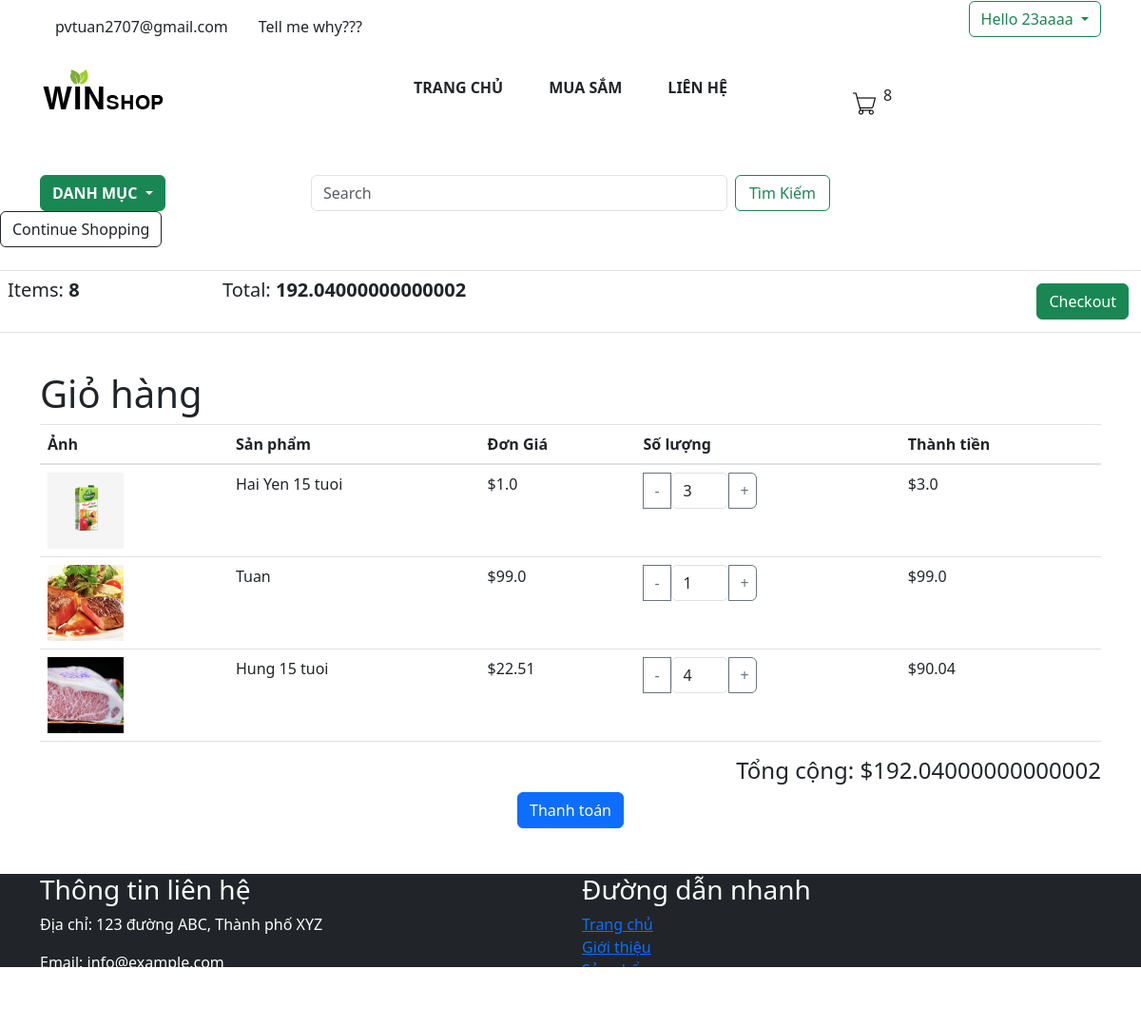
Page /cart/ (signed in) on the committed database.
### app/models.py (models this page shows, shortened)
class Order(models.Model):
    customer = models.ForeignKey(User, on_delete=models.SET_NULL, null=True, blank=True)
    date_order = models.DateTimeField(auto_now_add=True)
    complete = models.BooleanField(default=False, null=True, blank=False)
    transaction_id = models.CharField(max_length=200, null=True)
    @property
    def get_cart_item(self):
        orderitems = self.orderitem_set.all()
        total = sum([item.quantity for item in orderitems])
        return total
    @property
    def get_cart_total(self):
        orderitems = self.orderitem_set.all()
        total = sum([item.get_total for item in orderitems])
        return total

class OrderItem(models.Model):
    product = models.ForeignKey(Product, on_delete=models.SET_NULL, null=True, blank=True)
    order = models.ForeignKey(Order, on_delete=models.SET_NULL, null=True, blank=True)
    quantity = models.IntegerField(default=0, null=True, blank=True)
    date_added = models.DateTimeField(auto_now_add=True)
    @property
    def get_total(self):
        total = self.product.price * self.quantity
        return total

class Product(models.Model):
    name = models.CharField(max_length=200, null=True)
    category = models.ManyToManyField(Category, related_name='product_category')
    price = models.FloatField()
    describe = models.CharField(max_length=300, null=True)
    digital = models.BooleanField(default=False, null=True, blank=False)
    image = models.ImageField(null=True, blank=True)
    @property
    def ImageURL(self):
        try:
            url = self.image.url
        except:
            url = ''
        return url

### app/views.py (the view)
# urls.py: path('cart/', views.cart, name="cart"),
def cart(request):
    if request.user.is_authenticated:
        customer = request.user
        order, created = Order.objects.get_or_create(customer=customer, complete=False)
        items = order.orderitem_set.all()
        user_not_login = "hidden"
        user_login = "show"
        for item in items:
            item.total = item.product.price * item.quantity
    else:
        order = None
        items = []
        user_not_login = "show"
        user_login = "hidden"
    categories = Category.objects.filter(is_sub=False)  # lay cac damh muc lon
    context = {'items': items, 'order': order, 'user_login': user_login, 'user_not_login': user_not_login, 'categories':categories}
    return render(request, 'app/cart.html', context)

### app/templates/app/cart.html
{% extends 'app/base.html' %}
{% load static %}
{% block cart_content %}
<div class="row">
	<div class="col-lg-12">
		<div class="box-element">
			<a  class="btn btn-outline-dark" href="{% url 'home' %}"> Continue Shopping</a>
			<br>
			<br>
			<table class="table">
				<tr>
					<th><h5>Items: <strong>{{order.get_cart_item}}</strong></h5></th>
					<th><h5>Total:<strong> {{order.get_cart_total}}</strong></h5></th>
					<th>
						<a  style="float:right; margin:5px;" class="btn btn-success" href="{% url 'checkout' %}">Checkout</a>
					</th>
				</tr>
			</table>
		</div>
		<br>
		<div class="container">
			<h1>Giỏ hàng</h1>
			<table class="table">
			  <thead>
				<tr>
				  <th>Ảnh</th>
				  <th>Sản phẩm</th>
                  <th>Đơn Giá</th>
				  <th>Số lượng</th>
				  <th>Thành tiền</th>
				</tr>
			  </thead>
			  <tbody>
				{% for item in items %}
				<tr>
				  <td> <img style="height: 80px; width: auto;" src="{{item.product.ImageURL}}"/> </td>
				  <td>{{item.product.name}}</td>
                  <td>${{item.product.price}}</td>
				  <td>
					<div class="input-group">
						<div class="input-group-append">
						  <button data-product={{item.product.id}} data-action="remove" style="width:30px;" class="btn btn-outline-secondary update-btn" type="button">-</button>
						  <input style="width:60px;" type="number" class="form-control" value="{{item.quantity}}" min="1">
						  <button data-product={{item.product.id}} data-action="add"  style="width:30px;" class="btn btn-outline-secondary update-btn" type="button">+</button>
						</div>
					  </div>
				  </td>
				  <td>${{ item.total }}</td>
				</tr>
				{% endfor %}
			  </tbody>
			</table>
			<div class="text-right">
			  <h4>Tổng cộng: ${{order.get_cart_total}}</h4>
			</div>
			<div class="text-center">
			  <button class="btn btn-primary">Thanh toán</button>
			</div>
		  </div>
	</div>
</div>
{% endblock cart_content %}

### app/templates/app/base.html (shortened to what this page needs)
{% load static %}
<!DOCTYPE html>
<html>
    <head>
        <link rel="stylesheet" href="{%static 'app/css/style.css' %}">
        <link rel="stylesheet" href="{%static 'app/css/all.min.css' %}">
        <link rel="stylesheet" href="{%static 'app/css/owl.carousel.css' %}">
        <link rel="stylesheet" href="{%static 'app/css/bootstrap.min.css' %}">
        <link rel="stylesheet" href="https://stackpath.bootstrapcdn.com/bootstrap/4.5.2/css/bootstrap.min.css">
        <link rel="stylesheet" href="https://maxcdn.bootstrapcdn.com/bootstrap/4.5.2/css/bootstrap.min.css">
        <link href="https://cdn.jsdelivr.net/npm/bootstrap@5.3.0/dist/css/bootstrap.min.css" rel="stylesheet">
    </head>
    <body>
        <div class="container">
            <div class="row align-items-center">
                <div class="col-8">
                <ul class="d-flex list-unstyled">
                    <li class="m-3">pvtuan2707@gmail.com</li>
                    <li class="m-3">Tell me why???</li>
                </ul>
            </div>
            <div class="col-4 align-items-center">
                <div class="dropdown justify-content-sm-end">
                    <a  class="btn btn-outline-success dropdown-toggle float-right"
                             type="button" id="dropdownMenuButton" data-bs-toggle="dropdown" aria-haspopup="true"
                             aria-expanded="false" style="visibility: {{ user_login }}">
                        Hello {{request.user}}
                    </a>
                    <ul class="navbar d-flex list-unstyled ">
                    </ul>
                </div>
            </div>
            <div class="container">
                <div class="row">
                    <div class="col-md-3">
                        <a href="{% url 'home' %}"><img src="{% static 'app/images/logo.png'%}" alt="Logo"></a>
                    </div>
                    <div class="col-md-6">
                        <div class="d-flex justify-content-center">
                            <a class="nav-link m-lg-2 pl-3 pr-3 font-weight-bold" href="{% url 'home' %}">TRANG CHỦ</a>
                            <a class="nav-link m-lg-2 pl-3 pr-3 font-weight-bold" href="{% url 'home' %}">MUA SẮM</a>
                            <a class="nav-link m-lg-2 pl-3 pr-3 font-weight-bold" href="#">LIÊN HỆ</a>
                        </div>
                    </div>
                    <div class="col-md-3">
                        <ul class="navbar list-inline justify-content-lg-start">
                            <li class="nav-item d-flex">
                            <a class="nav-link" href="{% url 'cart' %}">
                              <img  src="{% static 'app/images/shopping-cart.png'%}" width="24" height="24"/>
                            </a>
                        </li>
                            <p class="p-2"> {{order.get_cart_item}}</p>
                        </ul>
                    </div>
                </div>
            </div>
        <div class="container mt-4">
            <div class="row">
                <div class="col-md-3">
                    <div class="dropdown">
                        <button class="btn btn-success dropdown-toggle font-weight-bold" type="button" id="dropdownMenuButton" data-bs-toggle="dropdown" aria-haspopup="true" aria-expanded="false">
                            DANH MỤC
                        </button>
                    </div>
                </div>
                <div class="col-md-6">
                    <form class="d-flex">
                        <input class="form-control me-2" type="search" placeholder="Search" aria-label="Search">
                        <button style="min-width: 100px" class="btn btn-outline-success" type="submit">Tìm Kiếm</button>
                    </form>
                </div>
            </div>
        </div>
            </div>
        </div>
          {% block cart_content %}{% endblock cart_content %}
          <footer class="footer bg-dark text-white mt-5">
            <div class="container">
              <div class="row">
                <div class="col-md-6">
                  <h3>Thông tin liên hệ</h3>
                  <p>Địa chỉ: 123 đường ABC, Thành phố XYZ</p>
                  <p>Email: info@example.com</p>
                  <p>Số điện thoại: 123-456-789</p>
                </div>
                <div class="col-md-6">
                  <h3>Đường dẫn nhanh</h3>
                  <ul class="list-unstyled">
                    <li><a href="#">Trang chủ</a></li>
                    <li><a href="#">Giới thiệu</a></li>
                    <li><a href="#">Sản phẩm</a></li>
                    <li><a href="#">Liên hệ</a></li>
                  </ul>
                </div>
              </div>
            </div>
          </footer>
    </body>
</html>

### rows in the picture
Order: get_cart_item "8", get_cart_total "192.04000000000002"
OrderItem: product.ImageURL (picture), product.name "Hai Yen 15 tuoi", product.price "1.0", quantity "3", total "3.0"
OrderItem: product.ImageURL (picture), product.name "Tuan", product.price "99.0", quantity "1", total "99.0"
OrderItem: product.ImageURL (picture), product.name "Hung 15 tuoi", product.price "22.51", quantity "4", total "90.04"

### other values in the picture
{{ request.user }} "23aaaa"
